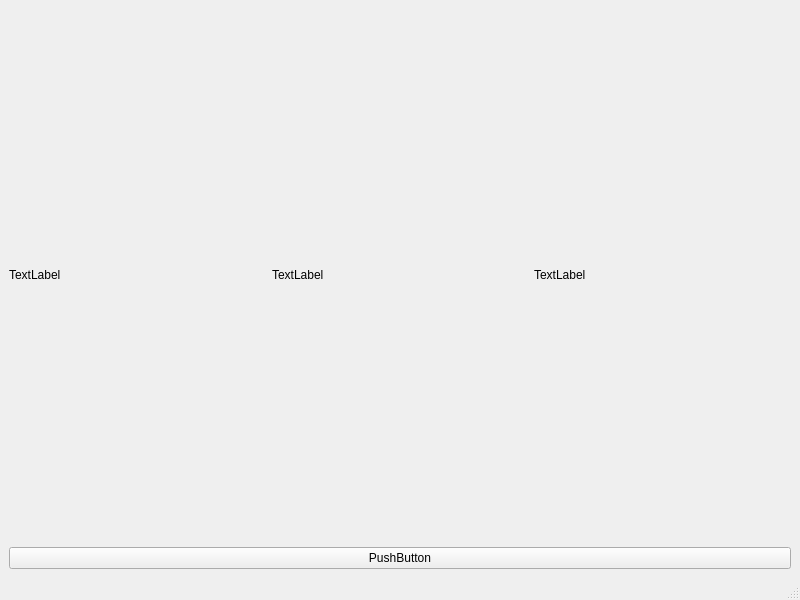
<?xml version="1.0" encoding="UTF-8"?>
<ui version="4.0">
 <class>MainWindow</class>
 <widget class="QMainWindow" name="MainWindow">
  <property name="geometry">
   <rect>
    <x>0</x>
    <y>0</y>
    <width>800</width>
    <height>600</height>
   </rect>
  </property>
  <property name="windowTitle">
   <string>MainWindow</string>
  </property>
  <widget class="QWidget" name="centralwidget">
   <layout class="QVBoxLayout" name="verticalLayout">
    <item>
     <layout class="QHBoxLayout" name="horizontalLayout">
      <item>
       <widget class="QLabel" name="label_2">
        <property name="text">
         <string>TextLabel</string>
        </property>
       </widget>
      </item>
      <item>
       <widget class="QLabel" name="label">
        <property name="text">
         <string>TextLabel</string>
        </property>
       </widget>
      </item>
      <item>
       <widget class="QLabel" name="label_3">
        <property name="text">
         <string>TextLabel</string>
        </property>
       </widget>
      </item>
     </layout>
    </item>
    <item>
     <widget class="QPushButton" name="pushButton">
      <property name="text">
       <string>PushButton</string>
      </property>
     </widget>
    </item>
   </layout>
  </widget>
  <widget class="QMenuBar" name="menubar">
   <property name="geometry">
    <rect>
     <x>0</x>
     <y>0</y>
     <width>800</width>
     <height>22</height>
    </rect>
   </property>
  </widget>
  <widget class="QStatusBar" name="statusbar"/>
 </widget>
 <resources/>
 <connections/>
</ui>
